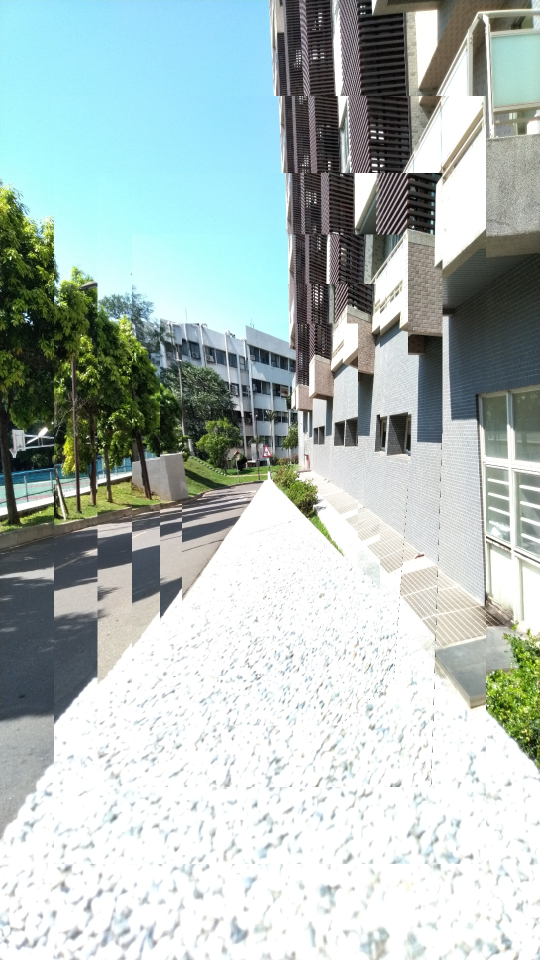
#> input picture picture/SIFT/combine5.jpg, 1080 x 1920 px, found by its file name (shown at 1/2 size)
$ python hw4_.py
#> lines starting #> are read from the running program, lines starting #| are printed output that depends on the picture
from __future__ import print_function
import cv2
import numpy as np


MAX_FEATURES = 500
GOOD_MATCH_PERCENT = 0.15

image_dir = './picture4/'
# method = 'ORB'
method = 'SIFT'
# method = 'SURF'
TF = '/TRUE/'
# TF = '/FALSE/'
result_dir = image_dir + method +'/'
film_dir = result_dir+'film/'


# [60 lines left out: function alignImages, not called in this run]

def cut_center(img,rate):
	height, width, channels = img.shape
	center_h = int(height/2)
	center_w = int(width/2)
	new_center_h = int(height*rate/2)
	new_center_w = int(width*rate/2)
	result = img.copy()
	result = result[center_h-new_center_h:center_h+new_center_h,center_w-new_center_w:center_w+new_center_w,:]
	return result

# [24 lines left out: functions combine_images, make_loop, not called in this run]

def make_film(img,rate,times):
	img2 = img.copy()
	for i in range(times):
		img2 = cv2.resize(cut_center(img2,rate),(1080,1920))
		outFilename = film_dir+"film%d.jpg"%i
		print("Saving film image : ", outFilename);
		cv2.imwrite(outFilename, img2)


if __name__ == '__main__':

	# [62 lines of commented-out code are left out]
	img = cv2.imread(result_dir+'combine5.jpg', cv2.IMREAD_COLOR)
#> img is the input picture: shape (1920, 1080, 3); mean B, G, R 186.7, 189.5, 175.8
	make_film(img,0.98,60)
#> the loop in make_film, `for i in range(times):` made 60 passes
#> pass 1, in cut_center, `result = result[center_h-new_center_h:center_h+new_center_h,center_w-n..`:
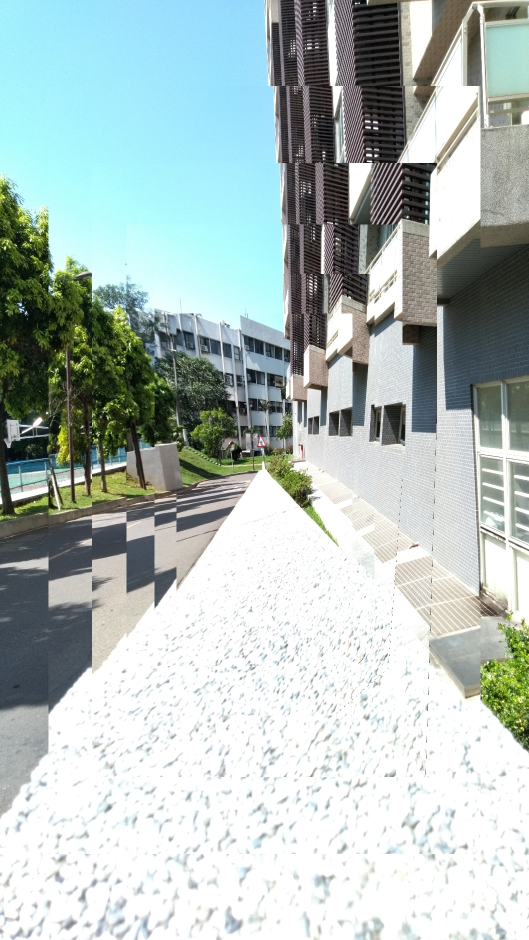
#> result: shape (1880, 1058, 3) (shown at 1/2 size); mean B, G, R 187.1, 189.9, 176.2
#> pass 2, in cut_center (call 2), `result = result[center_h-new_center_h:center_h+new_center_h,center_w-n..`:
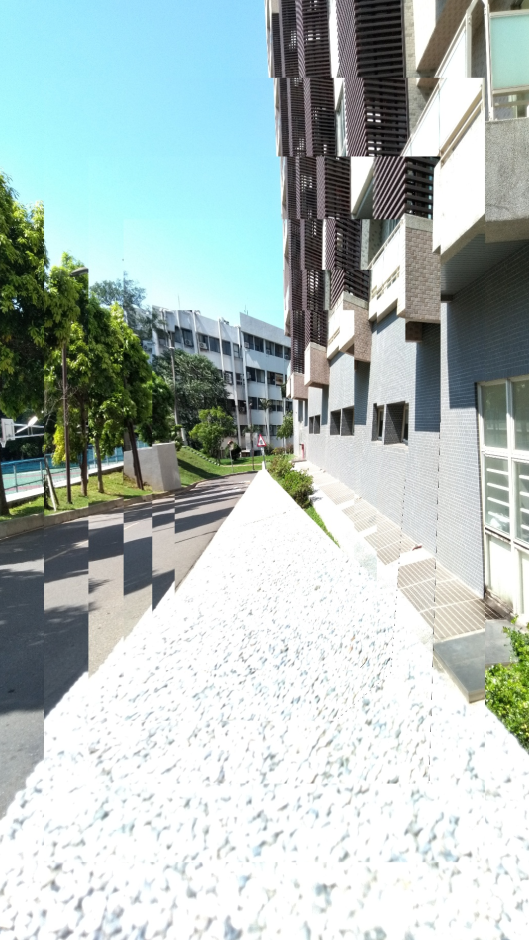
#> result: shape (1880, 1058, 3) (shown at 1/2 size); mean B, G, R 187.4, 190.2, 176.7
#> after the loop in make_film, `for i in range(times):`:
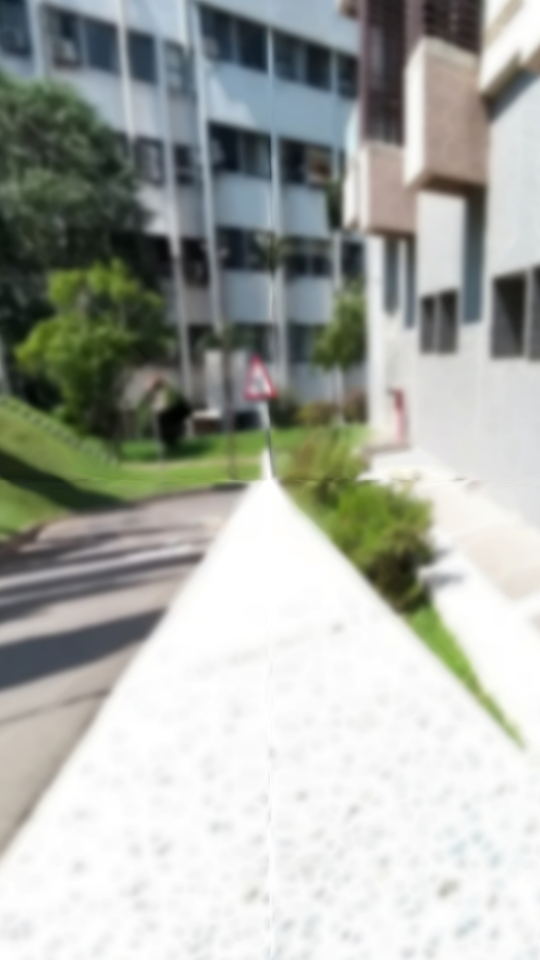
#> img2: shape (1920, 1080, 3) (shown at 1/2 size); mean B, G, R 165.5, 171.9, 168.3
